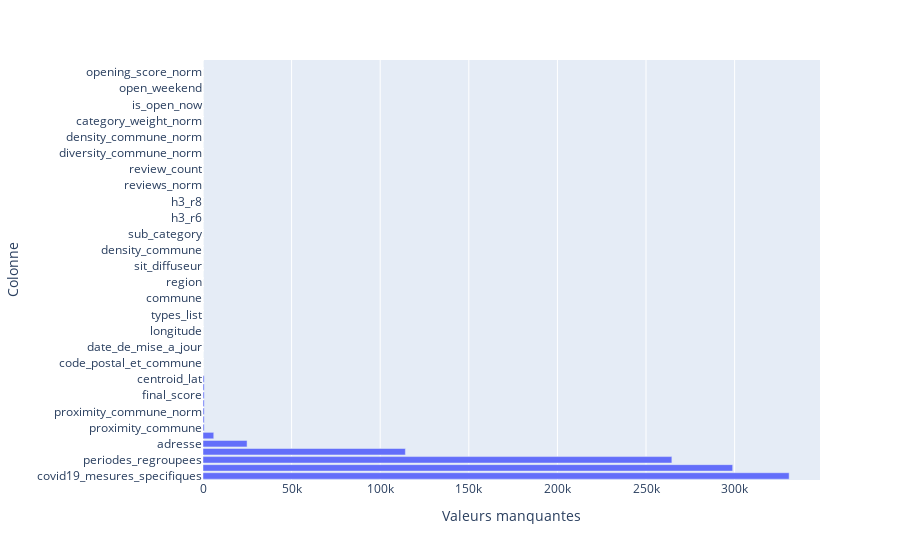

Notebook code cell kept with this figure:
### Code cell
missing = df.isna().sum().sort_values(ascending=False)

fig = px.bar(
    missing.reset_index(),
    x=0, y="index",
    orientation="h",
    labels={"index": "Colonne", "0": "Valeurs manquantes"}
)
fig.show()

### Figure 1 — Plotly figure (JSON) as saved in the notebook; plotly's stock layout.template omitted (floating-point values rounded to 4 significant figures)
{"data": [{"hovertemplate": "Valeurs manquantes=%{x}<br>Colonne=%{y}<extra></extra>", "legendgroup": "", "marker": {"color": "#636efa", "pattern": {"shape": ""}}, "name": "", "orientation": "h", "showlegend": false, "textposition": "auto", "type": "bar", "x": [330778, 298917, 264597, 114212, 24875, 6067, 681, 681, 681, 681, 681, 681, 681, 0, 0, 0, 0, 0, 0, 0, 0, 0, 0, 0, 0, 0, 0, 0, 0, 0, 0, 0, 0, 0, 0, 0, 0, 0, 0, 0, 0, 0, 0, 0, 0, 0, 0, 0, 0, 0, 0, 0], "xaxis": "x", "y": ["covid19_mesures_specifiques", "classements_du_poi", "periodes_regroupees", "description", "adresse", "contacts_du_poi", "proximity_commune", "centroid_lon", "proximity_commune_norm", "final_score_raw", "final_score", "proximity_commune_log", "centroid_lat", "nom_du_poi", "code_postal_et_commune", "categories_de_poi", "date_de_mise_a_jour", "latitude", "longitude", "createur_de_la_donnee", "types_list", "departement", "commune", "code_postal", "region", "uri_id_du_poi", "sit_diffuseur", "type_principal", "density_commune", "main_category", "sub_category", "itineraire", "h3_r6", "h3_r7", "h3_r8", "h3_r9", "reviews_norm", "rating_norm", "review_count", "rating", "diversity_commune_norm", "diversity_commune", "density_commune_norm", "popularity_norm", "category_weight_norm", "category_weight", "is_open_now", "open_hours_norm", "open_weekend", "open_late", "opening_score_norm", "opening_score"], "yaxis": "y"}], "layout": {"barmode": "relative", "legend": {"tracegroupgap": 0}, "margin": {"t": 60}, "xaxis": {"anchor": "y", "domain": [0, 1], "title": {"text": "Valeurs manquantes"}}, "yaxis": {"anchor": "x", "domain": [0, 1], "title": {"text": "Colonne"}}}}
